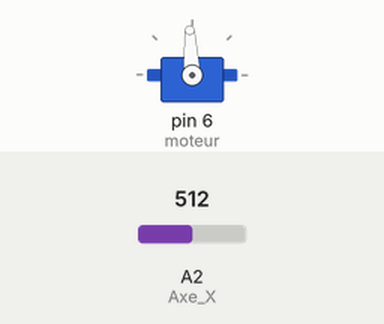
Bench run of a sketch on a simulated Arduino Uno, built with avr-gcc and run on an emulated ATmega328P. Shown: servo. Inputs (shaded band) come from the test bench; at power-on: A2 (Axe_X) = 512.

Above: at 1.2 s.
1.3 s: A2 (Axe_X) set to 716
At 1.9 s:
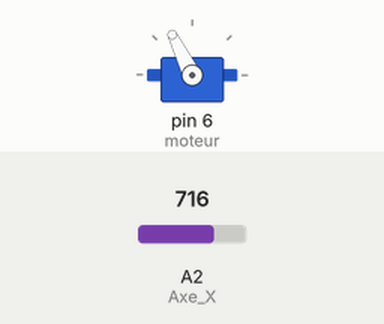
2.8 s: A2 (Axe_X) set to 900
At 3.5 s:
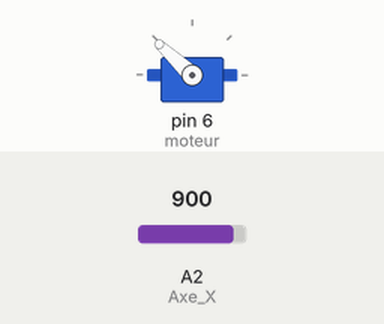
4.3 s: A2 (Axe_X) set to 1023
At 5.0 s:
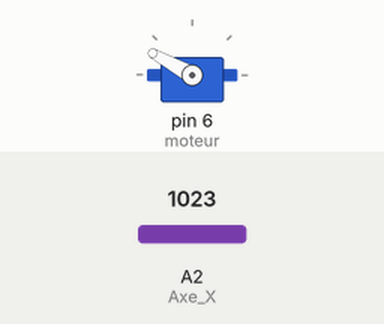
5.8 s: A2 (Axe_X) set to 306
At 6.7 s:
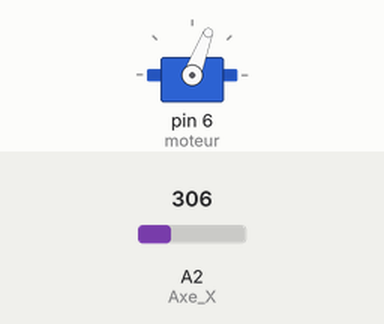
7.3 s: A2 (Axe_X) set to 122
At 8.2 s:
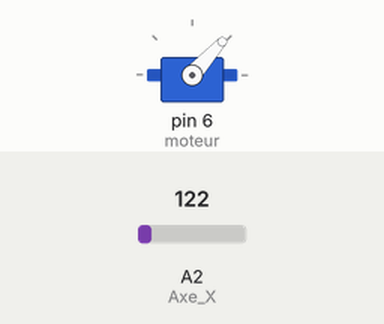
8.8 s: A2 (Axe_X) set to 511
At 9.8 s:
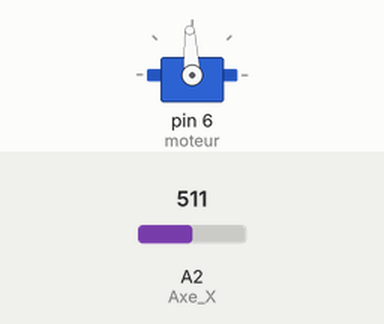
Timing chart, 0 to 11.3 s (numbered marks = the images above; inputs shaded):
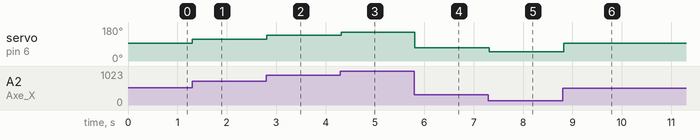

The sketch:

servo_joystick.ino
```cpp
#include <Servo.h>

Servo moteur;

int Axe_X = A2;
int servoVal;

void setup ()
{
  pinMode (Axe_X, INPUT);

  moteur.attach(6);
}

void loop ()
{
    servoVal = analogRead (Axe_X);
    servoVal = map(servoVal, 0, 1023, 900, 2100);
    moteur.writeMicroseconds(servoVal);
    delay (30);
}
```

Measured:
- after the input at 1.3 s, servo on pin 6 (moteur): 93° → 116° at once
- after the input at 2.8 s, servo on pin 6 (moteur): 116° → 137° at once
- after the input at 4.3 s, servo on pin 6 (moteur): 137° → 151° at once
- after the input at 5.8 s, servo on pin 6 (moteur): 151° → 69° at once
- after the input at 7.3 s, servo on pin 6 (moteur): 69° → 48° at once
- after the input at 8.8 s, servo on pin 6 (moteur): 48° → 93° at once
